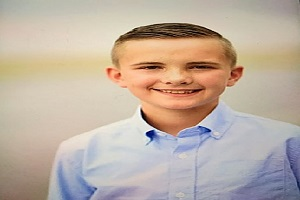
#> input picture img2.jpg, 300 x 200 px
$ python 'Power Law Transformations.py'
#> lines starting #> are read from the running program, lines starting #| are printed output that depends on the picture
import cv2
import numpy as np


img = cv2.imread('img2.jpg')
#> img is the input picture: shape (200, 300, 3); mean B, G, R 161.4, 174.5, 189.8

# Trying 4 gamma values.
for gamma in [0.1, 0.5, 1.2, 2.2]:

    gamma_corrected = np.array(255 * (img / 255) ** gamma, dtype='uint8')

    # cv2.imwrite('gamma_transformed'+str(gamma)+'.jpg', gamma_corrected)
    cv2.imshow("gamma_transformed", gamma_corrected)
#> this loop made 4 passes
#> pass 1, `gamma_corrected = np.array(255 * (img / 255) ** gamma, dtype='uint8')`:
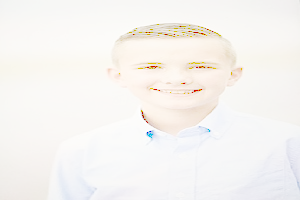
#> gamma_corrected: shape (200, 300, 3); mean B, G, R 241.1, 244, 246.4
#> pass 2, `gamma_corrected = np.array(255 * (img / 255) ** gamma, dtype='uint8')`:
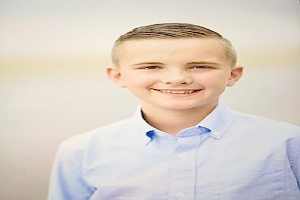
#> gamma_corrected: shape (200, 300, 3); mean B, G, R 199.7, 208.7, 218.1

cv2.waitKey(0)

$ run again, with img1.jpg copied over img2.jpg
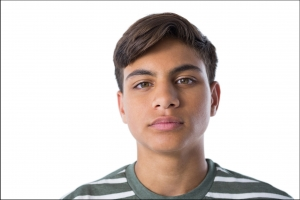
#> input picture img1.jpg, 300 x 200 px
#> img is the input picture: shape (200, 300, 3); mean B, G, R 205.8, 209.3, 217.4
#> the loop `for gamma in [0.1, 0.5, 1.2, 2.2]: ` made 4 passes
#> pass 1, `gamma_corrected = np.array(255 * (img / 255) ** gamma, dtype='uint8')`:
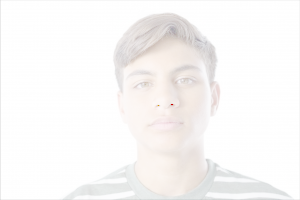
#> gamma_corrected: shape (200, 300, 3); mean B, G, R 246.7, 247.4, 249
#> pass 2, `gamma_corrected = np.array(255 * (img / 255) ** gamma, dtype='uint8')`:
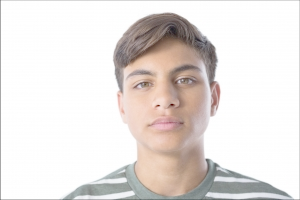
#> gamma_corrected: shape (200, 300, 3); mean B, G, R 223.3, 226, 231.6
